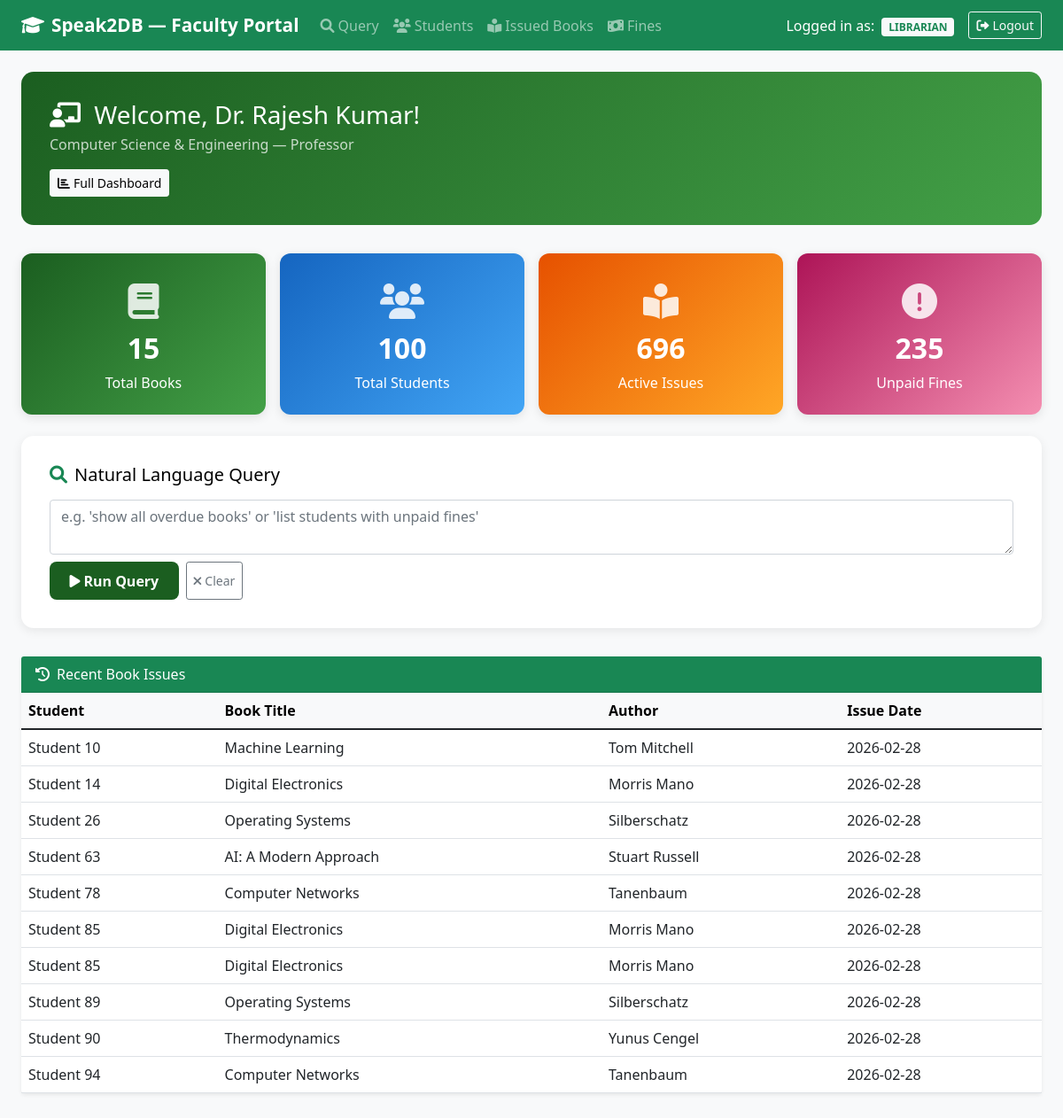
Screenshot of /faculty_dashboard (signed in) with the database file from the repository.
### tables this page shows
CREATE TABLE Faculty (
        id INTEGER PRIMARY KEY AUTOINCREMENT,
        name TEXT NOT NULL,
        department TEXT NOT NULL,
        designation TEXT NOT NULL,
        email TEXT UNIQUE NOT NULL,
        phone TEXT,
        specialization TEXT
    );

CREATE TABLE Issued (
        id INTEGER PRIMARY KEY AUTOINCREMENT,
        student_id INTEGER NOT NULL,
        book_id INTEGER NOT NULL,
        issue_date TEXT NOT NULL,
        due_date TEXT NOT NULL,
        return_date TEXT,
        status TEXT DEFAULT 'Issued',
        FOREIGN KEY (student_id) REFERENCES Students(id) ON DELETE CASCADE,
        FOREIGN KEY (book_id) REFERENCES Books(id) ON DELETE CASCADE
    );

CREATE TABLE Students (
        id INTEGER PRIMARY KEY AUTOINCREMENT,
        roll_number TEXT UNIQUE NOT NULL,
        name TEXT NOT NULL,
        branch TEXT NOT NULL,
        year TEXT NOT NULL,
        email TEXT UNIQUE NOT NULL,
        phone TEXT NOT NULL,
        role TEXT DEFAULT 'Student',
        gpa REAL DEFAULT 0.0,
        attendance INTEGER DEFAULT 0,
        created_date TEXT DEFAULT CURRENT_TIMESTAMP
    );

CREATE TABLE Books (
        id INTEGER PRIMARY KEY AUTOINCREMENT,
        title TEXT NOT NULL,
        author TEXT NOT NULL,
        category TEXT NOT NULL,
        publisher_id INTEGER,
        total_copies INTEGER NOT NULL DEFAULT 1,
        available_copies INTEGER NOT NULL DEFAULT 1,
        FOREIGN KEY (publisher_id) REFERENCES Publishers(id)
    );

### routes/dashboard.py (the view)
@dashboard_bp.route("/faculty_dashboard")
@require_roles("Faculty", "Librarian", "Administrator")
def faculty_dashboard():
    role = session.get("role")
    logger.debug("faculty_dashboard accessed by role: %s", role)
    user_id = session["user_id"]
    faculty_info = None
    recent_issues = []
    try:
        conn = get_db_connection(MAIN_DB)
        faculty_info = conn.execute(
            "SELECT * FROM Faculty WHERE email = ? OR name = ? LIMIT 1",
            (user_id, user_id),
        ).fetchone()
        if faculty_info is None:
            faculty_info = conn.execute("SELECT * FROM Faculty LIMIT 1").fetchone()
        recent_issues = conn.execute(
            """SELECT i.*, b.title, b.author, s.name as student_name
               FROM Issued i
               JOIN Books b ON i.book_id = b.id
               JOIN Students s ON i.student_id = s.id
               ORDER BY i.issue_date DESC LIMIT 10"""
        ).fetchall()
        conn.close()
    except Exception as exc:
        logger.error("faculty_dashboard DB error: %s", exc)
    stats = get_library_stats()
    return render_template(
        "faculty_dashboard.html",
        role=role,
        user=user_id,
        faculty_info=faculty_info,
        stats=stats,
        recent_issues=recent_issues,
    )

### app.py (called while the page is built)
@app.context_processor
def inject_user():
    if "user_id" in session:
        return {
            "current_user": {
                "username": session["user_id"],
                "role": session.get("role", "Student"),
            },
            "user_role": session.get("role", "Student"),
        }
    return {}

    @app.after_request
    def add_security_headers(response):
        return apply_security_headers(response)

### db/connection.py (called while the page is built)
def get_db_connection(db_path: str) -> sqlite3.Connection:
    conn = sqlite3.connect(db_path)
    conn.row_factory = sqlite3.Row
    conn.execute(f"PRAGMA busy_timeout = {SQLITE_BUSY_TIMEOUT_MS}")
    return conn

### security_layers.py (called while the page is built)
def apply_security_headers(response):
    headers = security.get_security_headers()
    for header, value in headers.items():
        response.headers[header] = value
    return response

### utils/helpers.py (called while the page is built)
def get_library_stats() -> dict:
    try:
        conn = get_db_connection(MAIN_DB)
        total_books = conn.execute("SELECT COUNT(*) as cnt FROM Books").fetchone()["cnt"]
        total_students = conn.execute(
            "SELECT COUNT(*) as cnt FROM Students"
        ).fetchone()["cnt"]
        active_issues = conn.execute(
            "SELECT COUNT(*) as cnt FROM Issued WHERE return_date IS NULL"
        ).fetchone()["cnt"]
        unpaid_fines = conn.execute(
            "SELECT COUNT(*) as cnt FROM Fines WHERE status = 'Unpaid'"
        ).fetchone()["cnt"]
        conn.close()
        return {
            "total_books": total_books,
            "total_students": total_students,
            "active_issues": active_issues,
            "unpaid_fines": unpaid_fines,
        }
    except Exception as exc:
        logger.error("get_library_stats DB error: %s", exc)
        return {}

### templates/faculty_dashboard.html (shortened to what this page needs)
<!DOCTYPE html>
<html lang="en">
<head>
    <link href="https://cdn.jsdelivr.net/npm/bootstrap@5.1.3/dist/css/bootstrap.min.css" rel="stylesheet">
    <link href="https://cdnjs.cloudflare.com/ajax/libs/font-awesome/6.0.0/css/all.min.css" rel="stylesheet">
</head>
<body>
    <nav class="navbar navbar-expand-lg navbar-dark bg-success">
        <div class="container-fluid px-4">
            <a class="navbar-brand" href="{{ url_for('faculty_dashboard_route') }}">
                <i class="fas fa-graduation-cap me-2"></i>Speak2DB — Faculty Portal
            </a>
            <div class="navbar-collapse" id="navbarNav">
                <ul class="navbar-nav me-auto">
                    <li class="nav-item">
                        <a class="nav-link" href="{{ url_for('index') }}">
                            <i class="fas fa-search me-1"></i>Query
                        </a>
                    </li>
                    <li class="nav-item">
                        <a class="nav-link" href="{{ url_for('views.students_view') }}">
                            <i class="fas fa-users me-1"></i>Students
                        </a>
                    </li>
                    <li class="nav-item">
                        <a class="nav-link" href="{{ url_for('views.issued_books_view') }}">
                            <i class="fas fa-book-reader me-1"></i>Issued Books
                        </a>
                    </li>
                    <li class="nav-item">
                        <a class="nav-link" href="{{ url_for('views.fines_view') }}">
                            <i class="fas fa-money-bill-wave me-1"></i>Fines
                        </a>
                    </li>
                </ul>
                <div class="ms-auto d-flex align-items-center gap-3">
                    <span class="text-white">
                        Logged in as:
                        <span class="badge bg-light text-success ms-1">{{ role|upper }}</span>
                    </span>
                    <a href="{{ url_for('logout') }}" class="btn btn-outline-light btn-sm">
                        <i class="fas fa-sign-out-alt me-1"></i>Logout
                    </a>
                </div>
            </div>
        </div>
    </nav>
    <div class="container-fluid px-4 py-4">
        <div class="welcome-banner">
            <h3 class="mb-1">
                <i class="fas fa-chalkboard-teacher me-2"></i>
                Welcome, {% if faculty_info %}{{ faculty_info['name'] }}{% else %}{{ user }}{% endif %}!
            </h3>
            {% if faculty_info %}
            <p class="mb-0 opacity-75">
                {{ faculty_info['department'] }} — {{ faculty_info['designation'] }}
            </p>
            {% endif %}
            <div class="mt-3">
                <button class="btn btn-light btn-sm fw-semibold" onclick="loadFullDashboard()">
                    <i class="fas fa-chart-bar me-1"></i>Full Dashboard
                </button>
            </div>
        </div>
        <div class="row g-3 mb-4">
            <div class="col-md-3">
                <div class="card stat-card text-white" style="background:linear-gradient(135deg,#1b5e20,#43a047)">
                    <div class="card-body text-center">
                        <div class="stat-icon"><i class="fas fa-book"></i></div>
                        <h2 class="fw-bold mt-1">{{ stats.get('total_books', 0) }}</h2>
                        <p class="mb-0">Total Books</p>
                    </div>
                </div>
            </div>
            <div class="col-md-3">
                <div class="card stat-card text-white" style="background:linear-gradient(135deg,#1565c0,#42a5f5)">
                    <div class="card-body text-center">
                        <div class="stat-icon"><i class="fas fa-users"></i></div>
                        <h2 class="fw-bold mt-1">{{ stats.get('total_students', 0) }}</h2>
                        <p class="mb-0">Total Students</p>
                    </div>
                </div>
            </div>
            <div class="col-md-3">
                <div class="card stat-card text-white" style="background:linear-gradient(135deg,#e65100,#ffa726)">
                    <div class="card-body text-center">
                        <div class="stat-icon"><i class="fas fa-book-reader"></i></div>
                        <h2 class="fw-bold mt-1">{{ stats.get('active_issues', 0) }}</h2>
                        <p class="mb-0">Active Issues</p>
                    </div>
                </div>
            </div>
            <div class="col-md-3">
                <div class="card stat-card text-white" style="background:linear-gradient(135deg,#ad1457,#f48fb1)">
                    <div class="card-body text-center">
                        <div class="stat-icon"><i class="fas fa-exclamation-circle"></i></div>
                        <h2 class="fw-bold mt-1">{{ stats.get('unpaid_fines', 0) }}</h2>
                        <p class="mb-0">Unpaid Fines</p>
                    </div>
                </div>
            </div>
        </div>
        <div class="query-section" id="query-section">
            <h5 class="mb-3"><i class="fas fa-search me-2 text-success"></i>Natural Language Query</h5>
            <div class="input-group mb-2">
                <textarea id="queryInput" class="form-control" rows="2"
                    placeholder="e.g. 'show all overdue books' or 'list students with unpaid fines'"></textarea>
            </div>
            <div class="d-flex gap-2 mt-2">
                <button id="queryBtn" class="btn btn-run" onclick="submitQuery()">
                    <i class="fas fa-play me-1"></i>Run Query
                </button>
                <button class="btn btn-outline-secondary btn-sm" onclick="clearQuery()">
                    <i class="fas fa-times me-1"></i>Clear
                </button>
            </div>
        </div>
        <div class="card border-0 shadow-sm mb-4">
            <div class="card-header bg-success text-white">
                <i class="fas fa-history me-2"></i>Recent Book Issues
            </div>
            <div class="card-body p-0">
                <div class="table-responsive">
                    <table class="table table-hover mb-0">
                        <thead class="table-light">
                            <tr>
                                <th>Student</th>
                                <th>Book Title</th>
                                <th>Author</th>
                                <th>Issue Date</th>
                            </tr>
                        </thead>
                        <tbody>
                        {% for issue in recent_issues %}
                            <tr>
                                <td>{{ issue['student_name'] }}</td>
                                <td>{{ issue['title'] }}</td>
                                <td>{{ issue['author'] }}</td>
                                <td>{{ issue['issue_date'] }}</td>
                            </tr>
                        {% else %}
                            <tr><td colspan="4" class="text-center text-muted py-3">No recent issues</td></tr>
                        {% endfor %}
                        </tbody>
                    </table>
                </div>
            </div>
        </div>
    </div>
</body>
</html>

### templates/faculty_dashboard.html (style rules this page uses)
body { background-color: #f8f9fa; color: #000; }
.navbar-brand { font-weight: 700; font-size: 1.3rem; }
.welcome-banner { background: linear-gradient(135deg, #1b5e20 0%, #43a047 100%); color: white; border-radius: 14px; padding: 2rem; margin-bottom: 2rem; }
.stat-card { border: none; border-radius: 12px; box-shadow: 0 3px 12px rgba(0,0,0,.1); transition: transform .2s; }
.stat-card .card-body { padding: 1.5rem; }
.stat-icon { font-size: 2.5rem; opacity: .85; }
.query-section { background: white; border-radius: 14px; box-shadow: 0 3px 12px rgba(0,0,0,.08); padding: 2rem; margin-bottom: 2rem; }
.btn-run { background: #1b5e20; color: white; border: none; border-radius: 8px; padding: .6rem 1.4rem; font-weight: 600; cursor: pointer; }

### rows the page displays
Faculty: name "Dr. Rajesh Kumar", department "Computer Science & Engineering", designation "Professor"
Issued: student_name "Student 10", title "Machine Learning", author "Tom Mitchell", issue_date "2026-02-28"
Issued: student_name "Student 14", title "Digital Electronics", author "Morris Mano", issue_date "2026-02-28"
Issued: student_name "Student 26", title "Operating Systems", author "Silberschatz", issue_date "2026-02-28"
Issued: student_name "Student 63", title "AI: A Modern Approach", author "Stuart Russell", issue_date "2026-02-28"
Issued: student_name "Student 78", title "Computer Networks", author "Tanenbaum", issue_date "2026-02-28"
Issued: student_name "Student 85", title "Digital Electronics", author "Morris Mano", issue_date "2026-02-28"
Issued: student_name "Student 85", title "Digital Electronics", author "Morris Mano", issue_date "2026-02-28"
Issued: student_name "Student 89", title "Operating Systems", author "Silberschatz", issue_date "2026-02-28"
Issued: student_name "Student 90", title "Thermodynamics", author "Yunus Cengel", issue_date "2026-02-28"
Issued: student_name "Student 94", title "Computer Networks", author "Tanenbaum", issue_date "2026-02-28"

### other values shown
{{ role|upper }} "LIBRARIAN"
{{ stats.get('total_books', 0) }} "15"
{{ stats.get('total_students', 0) }} "100"
{{ stats.get('active_issues', 0) }} "696"
{{ stats.get('unpaid_fines', 0) }} "235"
